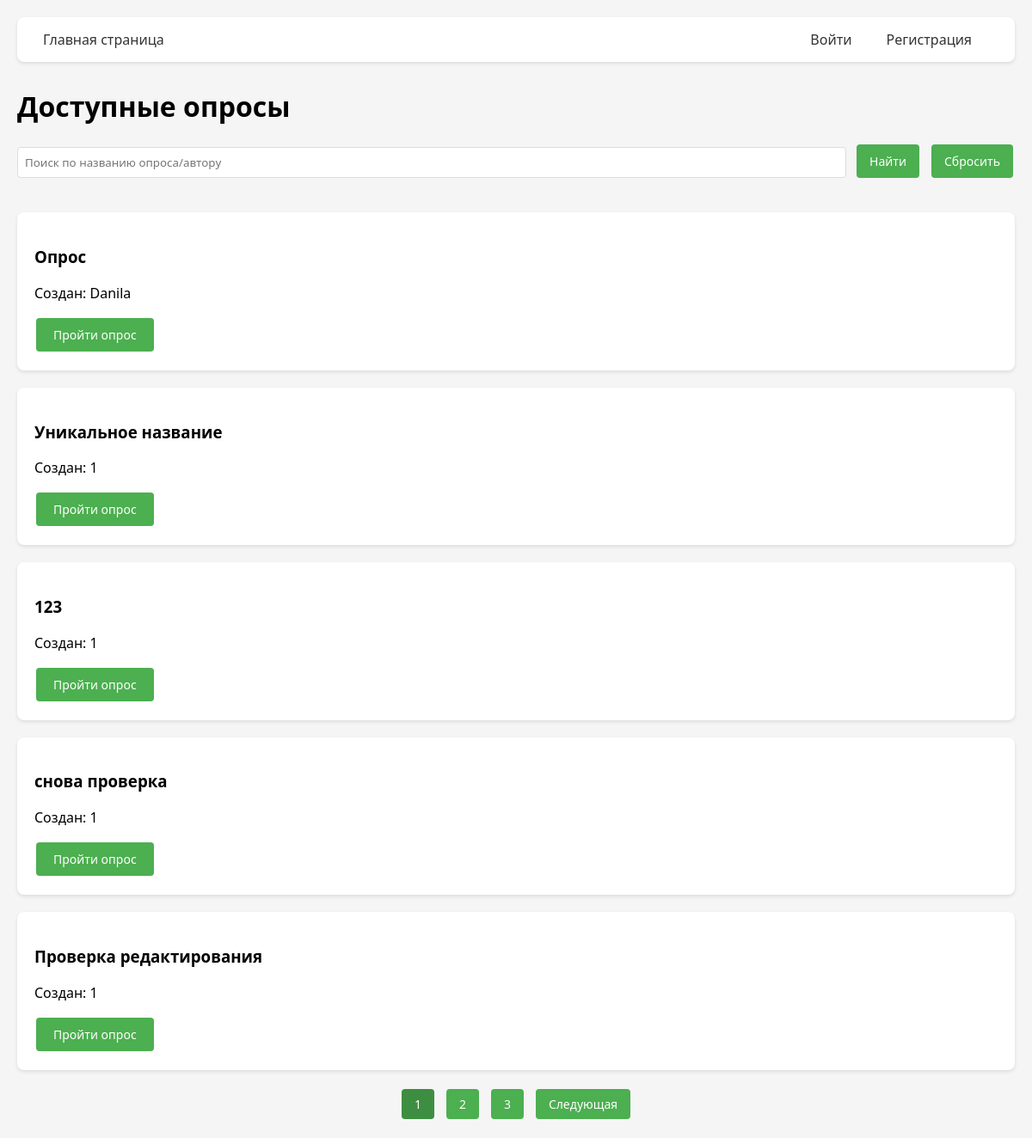
The page / on the database its author committed.
### app.py (models this page shows, shortened)
class Poll(db.Model):
    __tablename__ = 'polls'
    id = db.Column(db.Integer, primary_key=True)
    title = db.Column(db.String(100), nullable=False)
    user_id = db.Column(db.Integer, db.ForeignKey('users.id'), nullable=False, index=True)
    order = db.Column(db.String, nullable=True)  # Столбец для хранения порядка вопросов в формате JSON
    questions = db.relationship('Question', backref='poll', lazy=True, cascade='all, delete-orphan')
    answers = db.relationship('Answer', backref='poll', lazy=True, cascade='all, delete-orphan')
    @property
    def order_list(self):
        return json.loads(self.order) if self.order else []

class User(db.Model, UserMixin):
    __tablename__ = 'users'
    id = db.Column(db.Integer, primary_key=True)
    username = db.Column(db.String(80), unique=True, nullable=False)
    password_hash = db.Column(db.String(200), nullable=False)
    polls = db.relationship('Poll', backref='author', lazy=True)
    answers = db.relationship('Answer', backref='user', lazy=True)

### app.py (the view)
@app.route('/')
def index():
    page = request.args.get('page', 1, type=int)
    per_page = 5  # Количество опросов на странице
    search_query = request.args.get('search', '').strip()  # Получаем параметр поиска
    if search_query:
        pagination = Poll.query.filter(
            (Poll.title.ilike(f'%{search_query}%')) | (Poll.author.has(User.username.ilike(f'%{search_query}%')))
        ).order_by(Poll.id.desc()).paginate(page=page, per_page=per_page, error_out=False)
    else:
        pagination = Poll.query.order_by(Poll.id.desc()).paginate(page=page, per_page=per_page, error_out=False)
    polls = pagination.items
    return render_template('index.html', polls=polls, pagination=pagination, current_user=current_user, search_query=search_query)

### templates/index.html (shortened to what this page needs)
{% extends "base.html" %}
{% block content %}
<div class="header-search-container">
    <h1>Доступные опросы</h1>
    <form method="GET" action="{{ url_for('index') }}" class="search-form">
        <input type="text" name="search" value="{{ search_query }}" placeholder="Поиск по названию опроса/автору" class="form-group">
        <button type="submit" class="search-form btn">Найти</button>
        <a href="{{ url_for('index') }}" class="search-form btn">Сбросить</a>
    </form>
</div>
<div class="polls-list">
    {% for poll in polls %}
    <div class="poll-card">
        <h3>{{ poll.title }}</h3>
        <p>Создан: {{ poll.author.username }}</p>
        <a href="{{ url_for('view_poll', poll_id=poll.id) }}" class="btn">Пройти опрос</a>
    </div>
    {% else %}
    <p>Нет доступных опросов.</p>
    {% endfor %}
</div>
{% if polls %}
<div class="pagination">
    {% for num in pagination.iter_pages() %}
        {% if num %}
            {% if num == pagination.page %}
                <span class="btn current-page">{{ num }}</span>
            {% else %}
                <a href="{{ url_for('index', page=num, search=search_query) }}" class="btn">{{ num }}</a>
            {% endif %}
        {% else %}
            <span class="btn ellipsis">...</span>
        {% endif %}
    {% endfor %}
    {% if pagination.has_next %}
        <a href="{{ url_for('index', page=pagination.next_num, search=search_query) }}" class="btn">Следующая</a>
    {% endif %}
</div>
{% endif %}
{% endblock %}

### templates/base.html (shortened to what this page needs)
<!DOCTYPE html>
<html>
<head>
    <link rel="stylesheet" href="{{ url_for('static', filename='styles.css') }}">
</head>
<body>
    <nav>
        <div class="nav-left">
        <a href="{{ url_for('index') }}">Главная страница</a>
        </div>
        <div class="nav-right">
        {% if current_user.is_authenticated %}
            <a href="{{ url_for('create_poll') }}">Создать опрос</a>
            <a href="{{ url_for('my_polls') }}">Мои опросы</a>
            <a href="{{ url_for('logout') }}">Выйти</a>
        {% else %}
            <a href="{{ url_for('login') }}">Войти</a>
            <a href="{{ url_for('register') }}">Регистрация</a>
        {% endif %}
        </div>
    </nav>
    <div class="container">
        {% block content %}{% endblock %}
    </div>
</body>
</html>

### static/styles.css (style rules this page uses)
body { font-family: 'Segoe UI', Tahoma, Geneva, Verdana, sans-serif; max-width: 1200px; margin: 0 auto; padding: 20px; background-color: #f5f5f5; }
nav { display: flex; justify-content: space-between; align-items: center; background: #ffffff; padding: 15px 30px; margin-bottom: 30px; border-radius: 8px; box-shadow: 0 2px 4px rgba(0,0,0,0.1); }
.nav-right { display: flex; gap: 20px; }
.nav-left { margin-right: auto; }
nav a { margin-right: 20px; text-decoration: none; color: #333; font-weight: 500; }
.btn { display: inline-flex; align-items: center; justify-content: center; padding: 10px 20px; border-radius: 4px; text-decoration: none; transition: all 0.3s; border: none; cursor: pointer; font-family: 'Segoe UI', Tahoma, Geneva, Verdana, sans-serif; font-size: 14px; margin: 2px; }
.btn { background: #4CAF50; color: white; }
.poll-card { position: relative; background: white; padding: 20px; margin-bottom: 20px; border-radius: 8px; box-shadow: 0 2px 4px rgba(0,0,0,0.1); }
.form-group { margin-bottom: 20px; }
.pagination { display: flex; justify-content: center; gap: 10px; margin-top: 20px; }
.pagination .btn { padding: 8px 15px; background: #4CAF50; color: white; }
.pagination .current-page { padding: 8px 15px; background: #3e8e41; color: white; pointer-events: none; }
.search-form { display: flex; gap: 10px; margin-bottom: 20px; }
.search-form input[type="text"] { width: 100%; padding: 8px; border: 1px solid #ddd; border-radius: 4px; margin-top: 5px; font-family: 'Segoe UI', Tahoma, Geneva, Verdana, sans-serif; }
.search-form .btn { padding: 8px 15px; }

### rows shown on the page
Poll: title "Опрос", author.username "Danila"
Poll: title "Уникальное название", author.username "1"
Poll: title "123", author.username "1"
Poll: title "снова проверка", author.username "1"
Poll: title "Проверка редактирования", author.username "1"

### other values the page prints
{{ num }} "1"
{{ num }} "2" "3"
